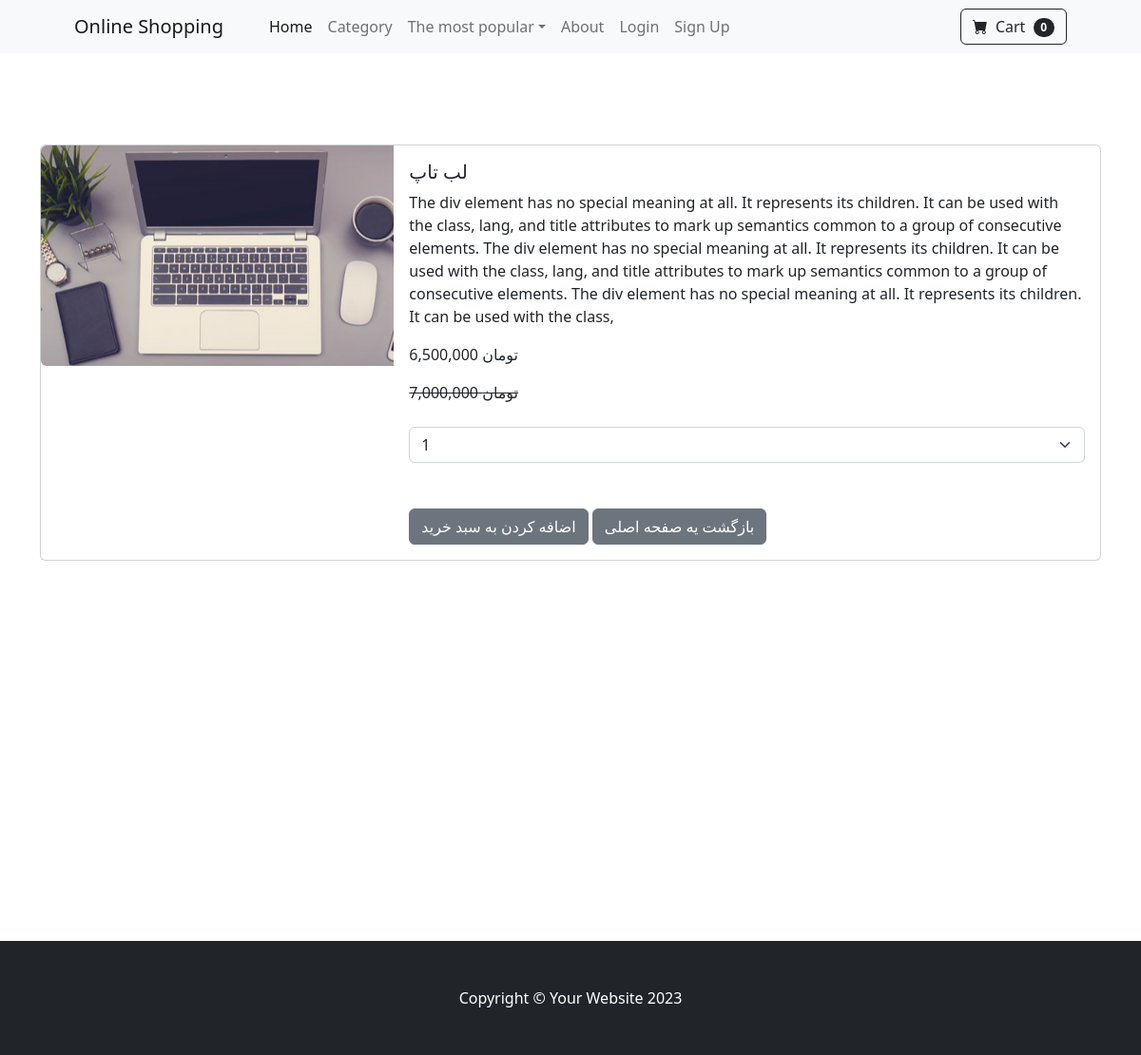
/product/1/, run on the app's committed database.
### shop/models.py (models this page shows, shortened)
class Product(models.Model):
    name = models.CharField(max_length=40)
    description = models.CharField(max_length=500, default='', blank=True, null=True)
    price = models.DecimalField(default = 0, decimal_places = 0, max_digits=12)
    category = models.ForeignKey(Category, on_delete=models.CASCADE, default=1)
    picture = models.ImageField(upload_to='upload/product/')
    star = models.IntegerField(default =0, validators = [MaxValueValidator(5), MinValueValidator(0)])
    is_sale = models.BooleanField(default=False)
    sale_price = models.DecimalField(default = 0, decimal_places = 0, max_digits=12)

### shop/views.py (the view)
# urls.py: path('product/<int:pk>/', product, name="product"),
def product(request, pk):
    product = Product.objects.get(id=pk)
    return render(request, 'product.html', {'product': product})

### cart/cart.py (called while the page is built)
    def __len__(self):
        return len(self.cart)

### cart/context_processors.py (called while the page is built)
def cart(request):
    return {'cart':Cart(request)}

### shop/templates/product.html (shortened to what this page needs)
{% extends "base.html" %}
{% block content %}
{% load humanize %}
<br><br><br><br>
<div class="container">
    <div class="card mb-3" style="">
        <div class="row g-0">
          <div class="col-md-4">
            <img src="{{product.picture.url}}" class="img-fluid rounded-start" alt="...">
          </div>
          <div class="col-md-8">
            <div class="card-body">
              <h5 class="card-title">{{product.name}}</h5>
              <p class="card-text">{{product.description}}</p>
              {% if product.is_sale %}
              <p class="card-text">{{product.sale_price | intcomma}} تومان</p>
              <strike>{{  product.price | intcomma}} تومان </strike><br>
              {% else %}
              <p class="card-text">{{product.price | intcomma}}</p>
              {% endif %}
              <br>
              <select class="form-select" aria-label="Default select example" id='cart-qty'>
                <option value="1">1</option>
              </select>
              <br><br>
              <button class='btn btn-secondary' type='button' value='{{ product.id }}' id='add-cart'>اضافه کردن به سبد خرید</button>
              <a href="{% url 'home' %}" class='btn btn-secondary'>بازگشت یه صفحه اصلی</a>
            </div>
          </div>
        </div>
      </div>
</div>
<br><br><br><br><br><br><br><br><br><br><br><br><br><br><br><br>
{% endblock  %}

### shop/templates/base.html (shortened to what this page needs)
{% load static %}
{% load humanize %}
<!DOCTYPE html>
<html lang="en">
    <head>
        <link href="https://cdn.jsdelivr.net/npm/bootstrap-icons@1.5.0/font/bootstrap-icons.css" rel="stylesheet" />
        <link href="{% static 'css/styles.css' %}" rel="stylesheet" />
    </head>
    <body>
       {% include 'navbar.html' %}
       {% block content %}
       {% endblock  %}
        <footer class="py-5 bg-dark">
            <div class="container"><p class="m-0 text-center text-white">Copyright &copy; Your Website 2023</p></div>
        </footer>
    </body>
</html>

### shop/templates/navbar.html (shortened to what this page needs)
 <nav class="navbar navbar-expand-lg navbar-light bg-light">
    <div class="container px-4 px-lg-5">
        <a class="navbar-brand" href="{% url 'home' %}">Online Shopping</a>
        <div class="collapse navbar-collapse" id="navbarSupportedContent">
            <ul class="navbar-nav me-auto mb-2 mb-lg-0 ms-lg-4">
                <li class="nav-item"><a class="nav-link active" aria-current="page" href="{% url 'home' %}">Home</a></li>
                <li class="nav-item"><a class="nav-link" href="{% url 'category_summary' %}">Category</a></li>
                <li class="nav-item dropdown">
                    <a class="nav-link dropdown-toggle" id="navbarDropdown" href="#" role="button" data-bs-toggle="dropdown" aria-expanded="false">The most popular</a>
                </li>
                <li class="nav-item"><a class="nav-link" href="about">About</a></li>
                {% if user.is_authenticated %}
                    <li class="nav-item"><a class="nav-link" href="{% url 'logout' %}">Logout</a></li>
                {% else %}
                    <li class="nav-item"><a class="nav-link" href="{% url 'login' %}">Login</a></li>
                    <li class="nav-item"><a class="nav-link" href="{% url 'signup' %}">Sign Up</a></li>
                {% endif %}
            </ul>
            <form class="d-flex">
                <a href="{% url 'cart_summary' %}" class="btn btn-outline-dark">
                    <i class="bi-cart-fill me-1"></i>
                    Cart
                    <span class="badge bg-dark text-white ms-1 rounded-pill" id="cart_quantity">{{ cart|length }}</span>
                </a>
            </form>
        </div>
    </div>
</nav>

### data on the page
Product: picture (picture), name "لب تاپ", description "The div element has no special meaning at all. It represents its children. It can be used with the class, lang, and title attributes to mark up semantics common to a group of consecutive elements. The div element has no special meaning at all. It represents its children. It can be used with the class, lang, and title attributes to mark up semantics common to a group of consecutive elements. The div element has no special meaning at all. It represents its children. It can be used with the class,", sale_price "6,500,000", price "7,000,000"

### other printed values
{{ cart|length }} "0"
